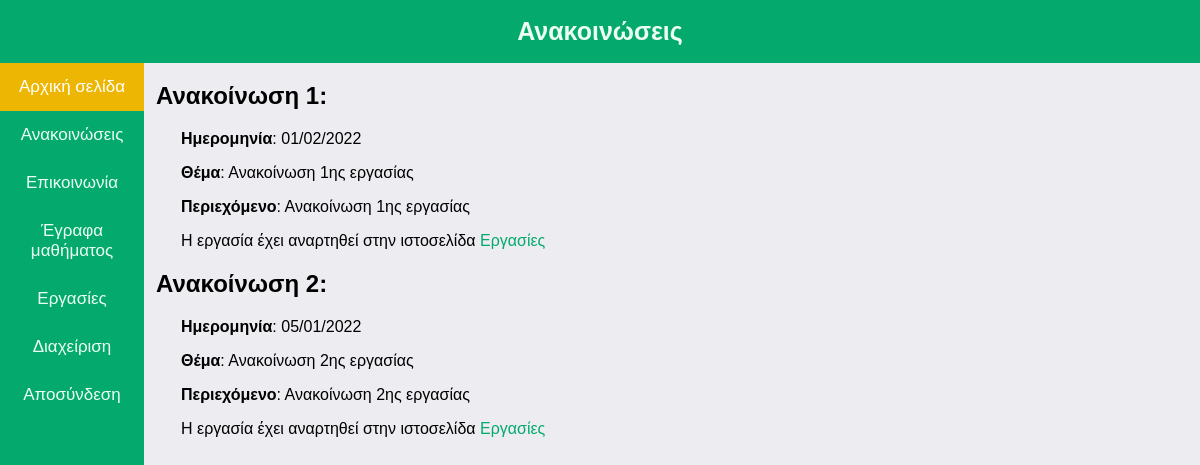
Page /LearnJS/annStudent.php (signed in) on the committed database.
### tables this page shows
CREATE TABLE `announcements` (
  `id` int(11) NOT NULL,
  `date` varchar(10) NOT NULL,
  `subject` varchar(100) NOT NULL,
  `text` varchar(300) NOT NULL,
  `assignment` tinyint(1) NOT NULL
);

### LearnJS/annStudent.php (the view, shortened to what this page needs)
<!DOCTYPE html>
<html lang="en" dir="ltr">
  <head>
    <link rel="stylesheet" href="styles.css">
  </head>
  <body>
    <div class="header">
      <h1>Ανακοινώσεις</h1>
    </div>
  <?php
    include_once 'navBar.php';
    require_once 'assets/dbHandler.php';
  ?>
  <div class="box news">
    <?php
      $sql = "SELECT * FROM announcements;";
      $result = mysqli_query($conn,$sql);
      while ($row = mysqli_fetch_assoc($result)) {
        echo "<h2>Ανακοίνωση " . $row['id'] . ":</h2>"
        . "<p><strong>Ημερομηνία</strong>: " . $row['date'] . "</p>"
        . "<p><strong>Θέμα</strong>: " . $row['subject'] . "</p>"
        . "<p><strong>Περιεχόμενο</strong>: " . $row['text'] . "</p>";
        if ($row['assignment'] == true){
          echo "<p>Η εργασία έχει αναρτηθεί στην ιστοσελίδα <a href='homework.php'>Εργασίες</a> </p>";
        }
       }
    ?>
  </div>
  </body>
</html>

### LearnJS/styles.css (style rules this page uses)
body { background-color:#ececf1; margin: 0; height: 100%; font-family: Arial, Helvetica, sans-serif; }
.header { background-color: #04AA6D ; overflow: hidden; }
.header h1 { text-align: center; font-size: 25px; color: #ecfff1; }
.box { margin-left: 13%; margin-right:1%; }
.news { text-align: left; }
body a { text-decoration: none; color: #04AA6D; }
.news p { text-align: left; margin-left:25px; }

### rows in the picture
announcements: id "1", date "01/02/2022", subject "Ανακοίνωση 1ης εργασίας", text "Ανακοίνωση 1ης εργασίας", assignment "Η εργασία έχει αναρτηθεί στην ιστοσελίδα"
announcements: id "2", date "05/01/2022", subject "Ανακοίνωση 2ης εργασίας", text "Ανακοίνωση 2ης εργασίας", assignment "Η εργασία έχει αναρτηθεί στην ιστοσελίδα"
